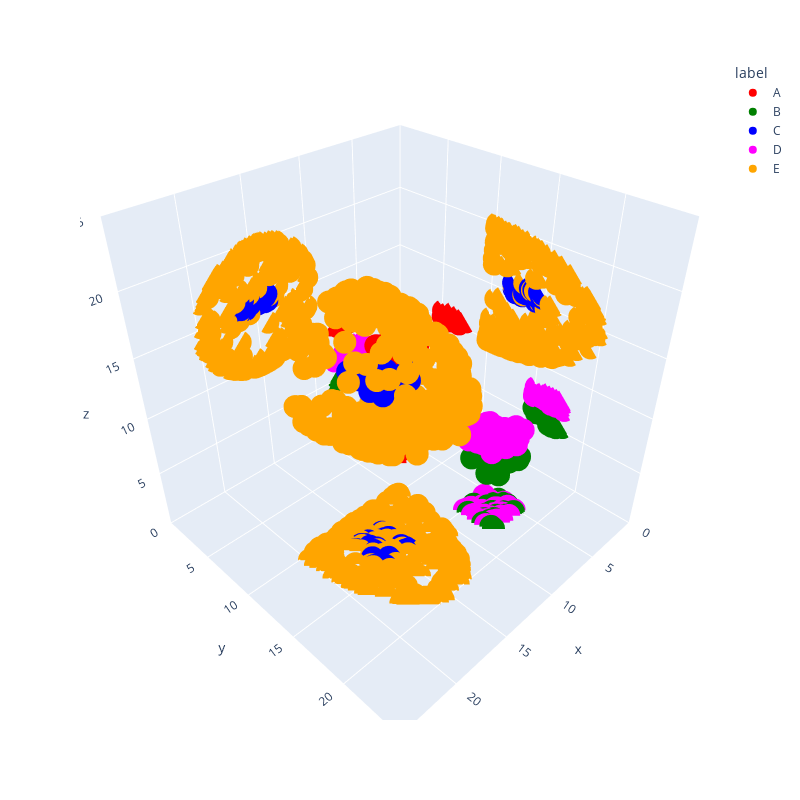

Notebook code for this chart:
### Markdown cell above
##### Plot data in high-dimensional space

Now, we plot the data in the high-dimensional space. Below, a 3D scatter
plot is shown made with Plotly. Use your mouse to rotate the data and
the x, y, and z-axes, to observe the data from different directions. In
addition, the data have been projected on each of the x, y, and z planes
(shadows). This helps to understand how data are overlapping in one of
the three directions.

We see that cluster C (blue) is located within cluster E (orange),
i.e. a non-linear structure. Clusters B and D are close to each other,
but linearly separable, as you can see with PCA (see Demonstration
‘pca’).

### Code cell
# Plot the data.
fig = scatter_3d(

    df_data_total, 
    x                  = 'x',
    y                  = 'y', 
    z                  = 'z',
    color              = 'label',
    color_discrete_map = {"A": 'red', "B": 'green', "C": 'blue', "D": 'magenta', "E": 'orange'},
    range_x            = (0,25),
    range_y            = (0,25),
    range_z            = (0,25)
)

fig.update_layout(
    autosize = True,
    width    = 800,
    height   = 800)
    
fig.show()
